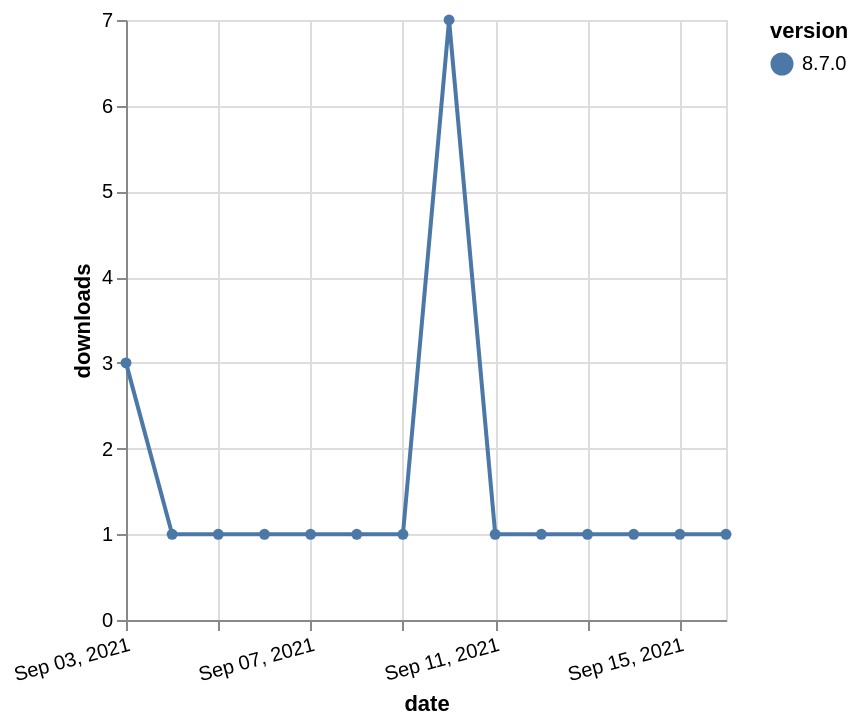

Express this chart as Vega-Lite.
### Vega-Lite specification from a JSON file in a GitHub repository (floating-point values rounded to 4 significant figures)
{"$schema": "https://vega.github.io/schema/vega-lite/v5.json", "description": "A simple bar chart with embedded data.", "data": {"values": [{"date": "2021-09-03", "total": 488, "delta": 3, "version": "8.7.0"}, {"date": "2021-09-04", "total": 489, "delta": 1, "version": "8.7.0"}, {"date": "2021-09-05", "total": 490, "delta": 1, "version": "8.7.0"}, {"date": "2021-09-06", "total": 491, "delta": 1, "version": "8.7.0"}, {"date": "2021-09-07", "total": 492, "delta": 1, "version": "8.7.0"}, {"date": "2021-09-08", "total": 493, "delta": 1, "version": "8.7.0"}, {"date": "2021-09-09", "total": 494, "delta": 1, "version": "8.7.0"}, {"date": "2021-09-10", "total": 501, "delta": 7, "version": "8.7.0"}, {"date": "2021-09-11", "total": 502, "delta": 1, "version": "8.7.0"}, {"date": "2021-09-12", "total": 503, "delta": 1, "version": "8.7.0"}, {"date": "2021-09-13", "total": 504, "delta": 1, "version": "8.7.0"}, {"date": "2021-09-14", "total": 505, "delta": 1, "version": "8.7.0"}, {"date": "2021-09-15", "total": 506, "delta": 1, "version": "8.7.0"}, {"date": "2021-09-16", "total": 507, "delta": 1, "version": "8.7.0"}]}, "width": "container", "mark": {"type": "line", "point": {"filled": true}}, "encoding": {"x": {"field": "date", "type": "temporal", "timeUnit": "yearmonthdate", "title": "date", "axis": {"labelAngle": -15}}, "y": {"field": "delta", "type": "quantitative", "title": "downloads"}, "color": {"field": "version", "type": "nominal"}, "tooltip": {"field": "delta"}}}
